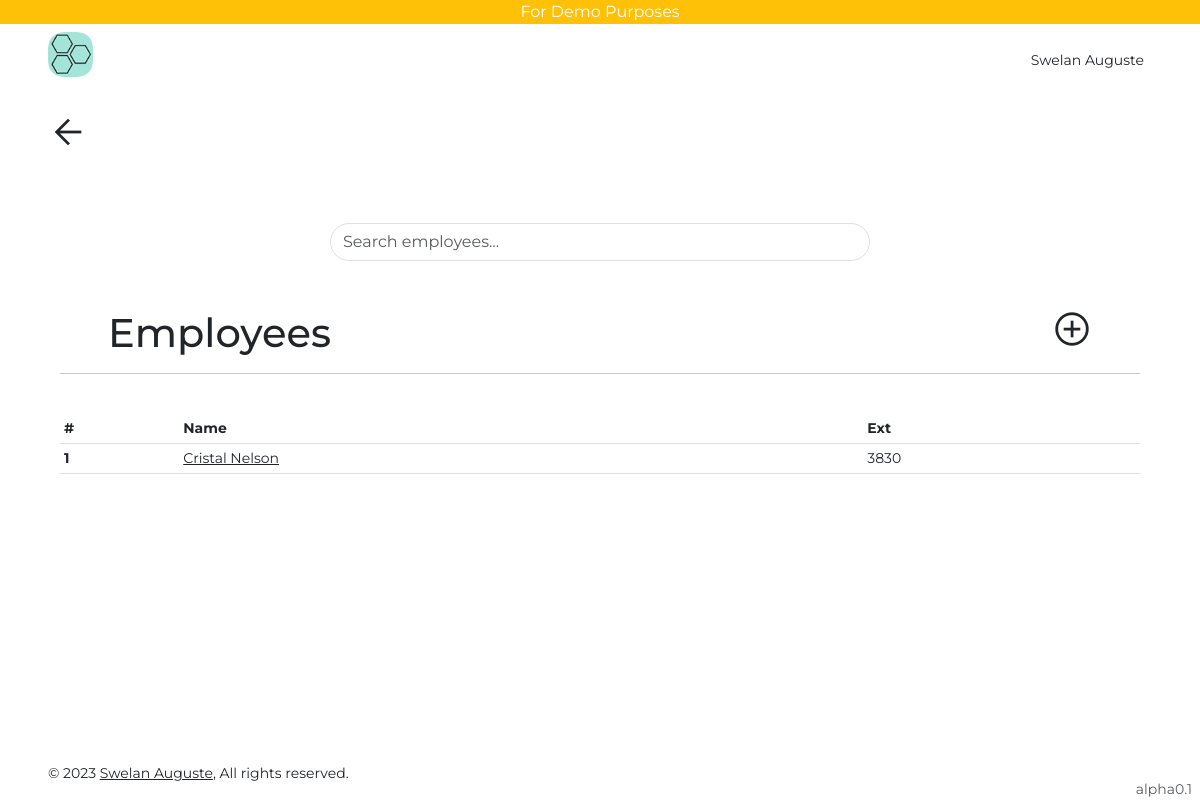
Page /employees/ (signed in) on the committed database.
### users/models.py (models this page shows, shortened)
class User(AbstractUser):
    is_viewer = models.BooleanField(default=True)
    is_admin = models.BooleanField(default=False)

class Profile(models.Model):
    user = models.OneToOneField(User, on_delete=models.CASCADE, related_name="profile")
    uid = models.UUIDField(default=uuid.uuid4, editable=False, unique=True)
    first_name = models.CharField(max_length=255)
    last_name = models.CharField(max_length=255, blank=True)
    slug = models.SlugField(max_length=255, blank=True)
    phone = models.TextField(null=True, default="+1")
    phone1 = models.TextField(blank=True)
    bio = models.TextField(blank=True)
    def get_absolute_url(self):
        return reverse("profile", kwargs={"slug": self.slug})
    def __str__(self) -> str:
        if self.first_name and self.last_name:
            return f"{self.first_name} {self.last_name}"
        return self.user.email

### inventory/models.py (models this page shows, shortened)
class Employee(models.Model):
    name = models.CharField(max_length=255)
    dept = models.ForeignKey(
        Department,
        on_delete=models.CASCADE,
        null=True,
        blank=True,
        verbose_name="department",
    )
    ext = models.CharField(max_length=20, null=True, blank=True)
    class Meta:
        ordering = ("name",)
    def get_absolute_url(self):
        return reverse("employee-detail", kwargs={"pk": self.pk})

### inventory/views.py (the view)
# urls.py: path("employees/", EmployeeListView.as_view(), name="employee-list"),
class EmployeeListView(LoginRequiredMixin, ListView):
    model = Employee

### templates/inventory/employee_list.html (shortened to what this page needs)
{% extends 'base.html' %}
{% block content %}
{% include 'go_back.html' %}
<div class="container col-lg-12 mx-auto">
    <div class="py-5 col-lg-6 mx-auto">
        <form action=""
            method="get">
            <input class="form-control rounded-pill"
                autofocus
                type="text"
                placeholder="Search employees..."
                name="employees">
        </form>
    </div>
    <div class="row">
        <div class="col">
            <span class="h1 px-5">Employees</span>
        </div>
        <div class="col">
            <a class="float-end"
                href="{% url 'employee-create' %}"><span
                    class="material-symbols-outlined text-dark fs-1 px-5">
                    add_circle
                </span></a>
        </div>
    </div>
    <hr><br>
    <div class="table-responsive">
        <table class="table table-sm table-hover small">
            <thead>
                <tr>
                    <th scope="col">#</th>
                    <th scope="col">Name</th>
                    <th scope="col">Ext</th>
                </tr>
            </thead>
            <tbody>
                {% for ob in object_list %}
                <tr>
                    <th scope="row">{{forloop.counter}}</th>
                    <td><a class="text-dark"
                            href="{{ob.get_absolute_url}}">{{ob.name}}</a>
                    </td>
                    <td>{{ob.ext}}</td>
                </tr>
                {% endfor %}
            </tbody>
        </table>
    </div>
</div>
{% endblock content %}

### templates/navbar.html (shortened to what this page needs)
{% load static %}
<div class="w-100 bg-warning text-center text-white">For Demo Purposes</div>
<nav class="row sticky-top bg-white">
    <div class="col">
        <div class="d-flex py-lg-2 px-lg-5 p-3 bg-white">
            <a class="h3 text-decoration-none text-dark fw-bold me-4"
                href="/">
            <img height="45rem" src="{% static 'images/favicon.ico' %}" alt=""></a>
        </div>
    </div>
    <div class="col">
        <div class="d-flex py-lg-4 px-lg-5 p-3 bg-white justify-content-end">
            {% if request.user.is_authenticated %}
            <div class="dropdown me-2">
                <a class="text-decoration-none text-dark bg-transparent border-0 small p-0 m-0"
                    type="button"
                    data-bs-toggle="dropdown"
                    aria-expanded="false">
                    <span>{{request.user.profile}}</span>
                </a>
            </div>
            {% else %}
            <a class="text-dark"
                href="{% url 'account_login' %}">Sign in</a></li>
            {% endif %}
        </div>
    </div>
</nav>

### static/css/styles.css (style rules this page uses)
html, body { font-family: 'Montserrat', sans-serif; }
body { min-height: 100vh; min-height: -webkit-fill-available; }
html { height: -webkit-fill-available; }

### rows in the picture
User: user.profile "Swelan Auguste"
Employee: name "Cristal Nelson", ext "3830"
